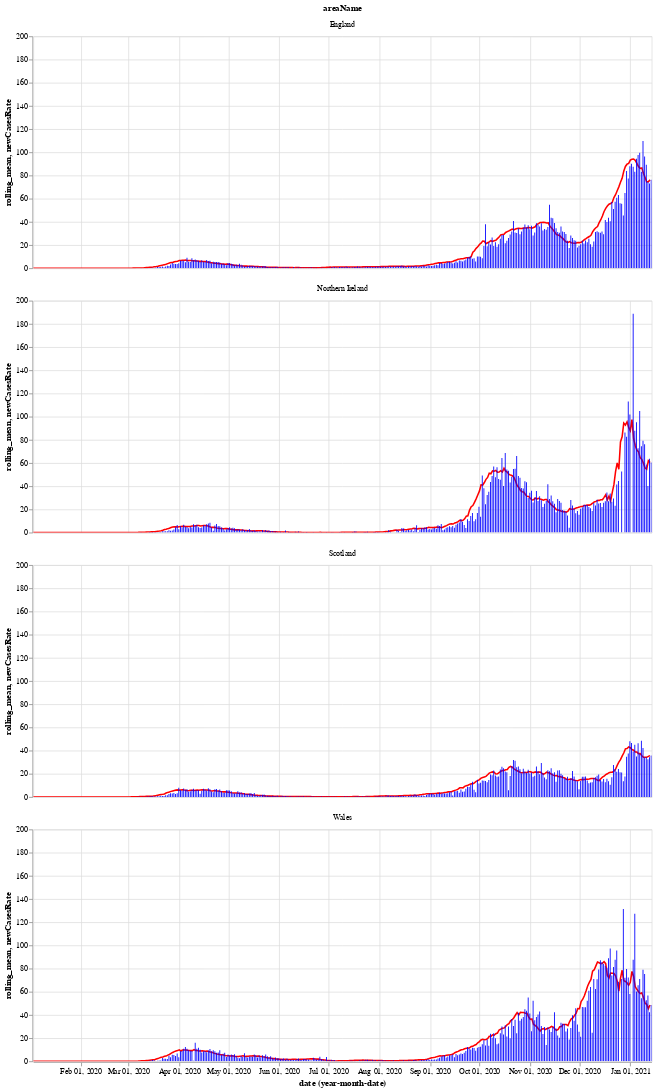

Notebook cell for this chart:
### Markdown cell above
Next is a bar chart of the number of new cases in each country (per 100k population), with the 7 day moving average of cases. Again we see that Wales saw a longer period of raising and falling cases compared to the other countries.

After a period of cases falling, each nation is now seeing a rise in the number of cases - especially in Wales.

### Code cell
# collapse
bars = alt.Chart(uk_cases).mark_bar().encode(
    x="yearmonthdate(date):T",
    y="newCasesRate:Q",
    tooltip='newCasesRate',
    color=alt.condition(
        alt.datum.dailyChange > 0,
        alt.value("orange"),  # The positive color
        alt.value("blue")  # The negative color
    )
).properties(title='New cases per 100k population with rolling 7 day average', width=800).interactive()
line = alt.Chart(uk_cases).mark_line(
    color='red',
    size=2,
).transform_window(
    rolling_mean='mean(newCasesRate)',
    frame=[0, 7],
    groupby=['areaName']
).encode(
    x='yearmonthdate(date):T',
    y='rolling_mean:Q'
)
alt.layer(line, bars, data=uk_cases).facet(alt.Row('areaName'), columns=1)

### Figure 1 — Vega-Lite specification as saved in the notebook (floating-point values rounded to 4 significant figures; data arrays with more than 128 entries replaced by an {"elided": "..."} marker saying what was removed)
{"config": {"view": {"continuousWidth": 400, "continuousHeight": 300}}, "data": {"name": "data-919c40ead4c210def175c332f83820c7"}, "facet": {"type": "nominal", "field": "areaName"}, "spec": {"layer": [{"mark": {"type": "line", "color": "red", "size": 2}, "encoding": {"x": {"type": "temporal", "field": "date", "timeUnit": "yearmonthdate"}, "y": {"type": "quantitative", "field": "rolling_mean"}}, "transform": [{"window": [{"op": "mean", "field": "newCasesRate", "as": "rolling_mean"}], "frame": [0, 7], "groupby": ["areaName"]}]}, {"mark": "bar", "encoding": {"color": {"condition": {"value": "orange", "test": "(datum.dailyChange > 0)"}, "value": "blue"}, "tooltip": {"type": "quantitative", "field": "newCasesRate"}, "x": {"type": "temporal", "field": "date", "timeUnit": "yearmonthdate"}, "y": {"type": "quantitative", "field": "newCasesRate"}}, "selection": {"selector002": {"type": "interval", "bind": "scales", "encodings": ["x", "y"]}}, "title": "New cases per 100k population with rolling 7 day average", "width": 800}]}, "columns": 1, "$schema": "https://vega.github.io/schema/vega-lite/v4.8.1.json", "datasets": {"data-919c40ead4c210def175c332f83820c7": {"elided": "1508 records"}}}
